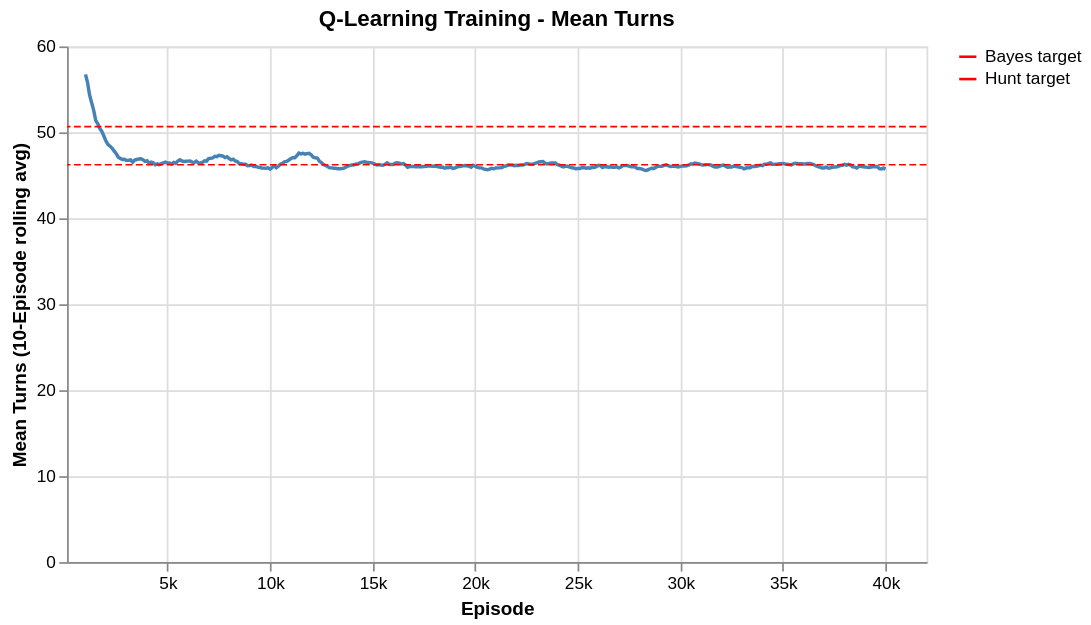

The cell this chart's notebook holds for it:
### Code cell
# Summary Stats
print(f"Total episodes:  {q_learning_df['episode'].max()}")
print(f"Total steps:     {q_learning_df['steps'].max()}")
print(f"Best mean turns: {q_learning_df['mean_turns'].min():.1f}")

mean_turns = make_chart(q_learning_df, "mean_turns", arg_col="episode")
mean_turns += bayes_baseline_rule + hunt_baseline_rule

title = alt.TitleParams("Q-Learning Training - Mean Turns", anchor="middle")
c = mean_turns.resolve_scale(color="independent").properties(title=title)
c.save(IMG_DIR / "mean_turns.png")
c.show()

### Figure 1 — Vega specification as saved in the notebook (floating-point values rounded to 4 significant figures; data arrays with more than 128 entries replaced by an {"elided": "..."} marker saying what was removed)
{"$schema": "https://vega.github.io/schema/vega/v6.json", "data": [{"name": "source_0", "values": {"elided": "400 records"}}, {"name": "source_1", "values": [{"series": "Bayes target", "y": 46.23}]}, {"name": "source_2", "values": [{"series": "Hunt target", "y": 50.68}]}, {"name": "source_0_x_domain_episode", "values": [{"min": 100, "max": 40000}]}], "marks": [{"type": "line", "name": "layer_0_marks", "from": {"data": "source_0"}, "sort": {"field": "x"}, "encode": {"update": {"x": {"field": "episode", "scale": "x"}, "strokeWidth": {"value": 2}, "defined": {"signal": "isValid(datum[\"episode\"]) && isFinite(+datum[\"episode\"]) && isValid(datum[\"mean_turns_rolling\"]) && isFinite(+datum[\"mean_turns_rolling\"])"}, "y": {"field": "mean_turns_rolling", "scale": "y"}, "stroke": {"value": "steelblue"}}}, "style": ["line"]}, {"type": "rule", "name": "layer_1_layer_0_marks", "from": {"data": "source_1"}, "encode": {"update": {"x2": {"value": 0}, "strokeDash": {"value": [4, 2]}, "x": {"field": {"signal": null, "datum": null, "group": "width", "parent": null}}, "y": {"field": "y", "scale": "y"}, "stroke": {"field": "series", "scale": "layer_1_color"}}}, "style": ["rule"]}, {"type": "rule", "name": "layer_1_layer_1_marks", "from": {"data": "source_2"}, "encode": {"update": {"y": {"field": "y", "scale": "y"}, "stroke": {"field": "series", "scale": "layer_1_color"}, "strokeDash": {"value": [4, 2]}, "x2": {"value": 0}, "x": {"field": {"signal": null, "datum": null, "group": "width", "parent": null}}}}, "style": ["rule"]}], "scales": [{"name": "x", "type": "linear", "domain": [{"signal": "(data(\"source_0_x_domain_episode\")[0] || {}).min"}, {"signal": "(data(\"source_0_x_domain_episode\")[0] || {}).max"}], "range": [0, {"signal": "width"}], "domainMax": 42000, "zero": false}, {"name": "y", "type": "linear", "domain": {"fields": [{"data": "source_0", "field": "mean_turns_rolling"}, {"data": "source_1", "field": "y"}, {"data": "source_2", "field": "y"}]}, "range": [{"signal": "height"}, 0], "nice": true, "zero": true}, {"name": "layer_1_color", "type": "ordinal", "domain": {"fields": [["Bayes target"], ["Hunt target"]]}, "range": ["red"]}], "axes": [{"scale": "x", "zindex": 0, "orient": "bottom", "tickCount": {"signal": "ceil(width/40)"}, "gridScale": "y", "labels": false, "aria": false, "domain": false, "maxExtent": 0, "grid": true, "ticks": false, "minExtent": 0}, {"scale": "y", "aria": false, "domain": false, "gridScale": "x", "grid": true, "tickCount": {"signal": "ceil(height/40)"}, "labels": false, "minExtent": 0, "orient": "left", "ticks": false, "maxExtent": 0, "zindex": 0}, {"scale": "x", "grid": false, "labelOverlap": true, "tickCount": {"signal": "ceil(width/40)"}, "labelFlush": true, "encode": {"labels": {"update": {"text": {"signal": "datum.value / 1000 + 'k'"}}}}, "title": "Episode", "zindex": 0, "orient": "bottom"}, {"scale": "y", "orient": "left", "title": "Mean Turns (10-Episode rolling avg)", "zindex": 0, "grid": false, "labelOverlap": true, "tickCount": {"signal": "ceil(height/40)"}}], "title": {"text": "Q-Learning Training - Mean Turns", "frame": "group", "anchor": "middle"}, "legends": [{"stroke": "layer_1_color", "symbolType": "stroke"}], "style": "cell", "background": "white", "padding": 5, "height": 300, "width": 500}
